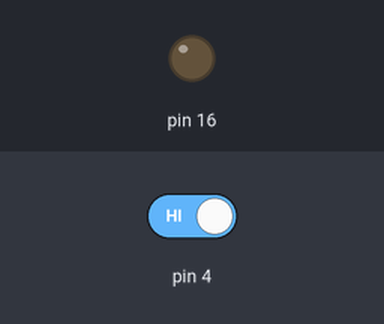
The sketch below on a simulated Arduino Uno, built with avr-gcc and run on an emulated ATmega328P. Parts: output pins drawn as LEDs (lit = HIGH). The inputs (shaded band) are chosen by the test bench; at power-on: pin 4 HIGH.

Above: at 1.2 s.
1.3 s: pin 4 driven LOW
At 2.4 s:
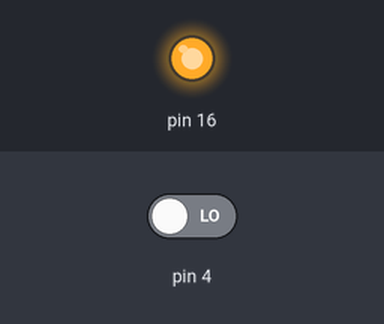
2.8 s: pin 4 driven HIGH
At 3.6 s:
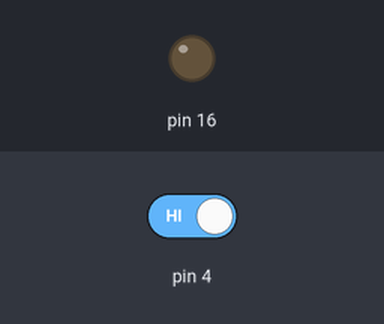
Timing chart, 0 to 5.8 s (numbered marks = the images above; inputs shaded):
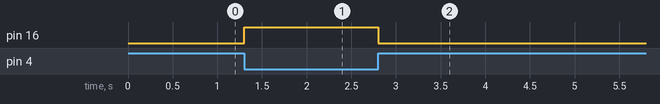

The sketch:

day1-read-switch.ino
```cpp
/* Sketch to read state of a PIN */

// the setup function runs once when you press reset or power the board
void setup() {
  // initialize digital pin LED_BUILTIN as an output.
  pinMode(04, INPUT);
  pinMode(16, OUTPUT);
}

// the loop function runs over and over again forever
void loop() {
  int pinValue = digitalRead(04);             // this is how we read a PIN
  if(pinValue==LOW){digitalWrite(16,HIGH);}
  else{digitalWrite(16,LOW);}
  delay(100);
}
```

Measured:
- after the input at 1.3 s, pin 16: LOW → HIGH at once
- after the input at 2.8 s, pin 16: HIGH → LOW at once
